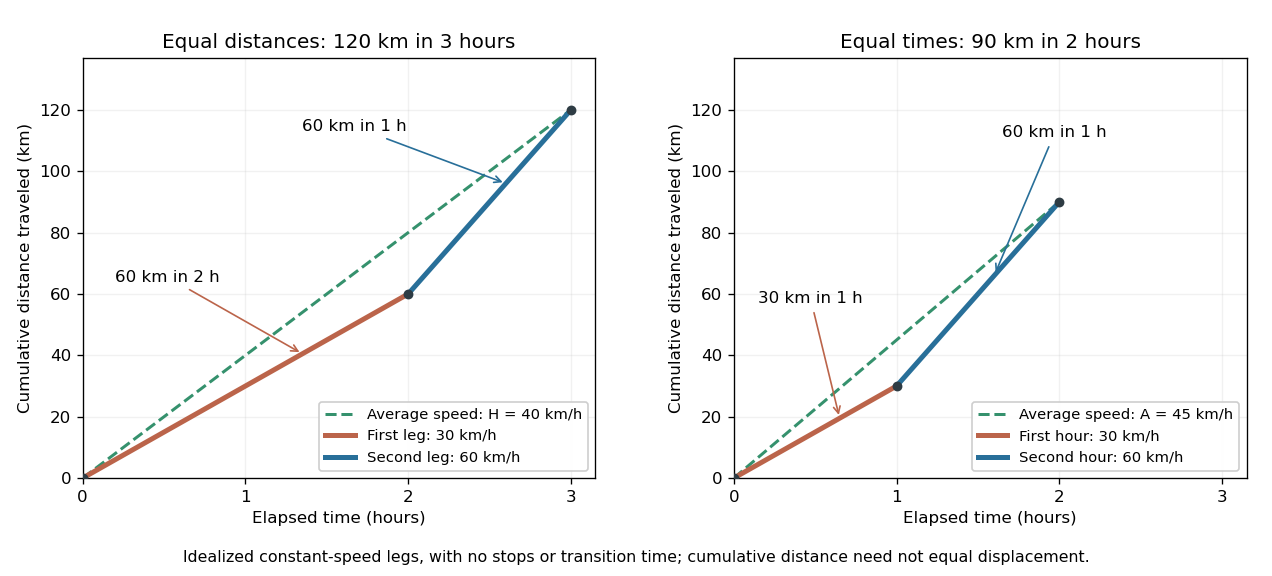

Write Python code to recreate this figure.
"""Two stipulated journeys using speeds of 30 and 60 kilometres per hour.

White PNG output uses this script's basename in the current directory.
No experimental measurements are represented. See pyproject.toml for versions.
"""
from pathlib import Path
import matplotlib
matplotlib.use("Agg")
import matplotlib.pyplot as plt

fig, axes = plt.subplots(1, 2, figsize=(10.6, 4.8), dpi=120, facecolor="white")
for ax in axes:
    ax.set_facecolor("white")
    ax.grid(alpha=0.17)
    ax.set(xlim=(0, 3.15), ylim=(0, 137), xlabel="Elapsed time (hours)",
           ylabel="Cumulative distance traveled (km)", xticks=[0, 1, 2, 3])
axes[0].plot([0, 3], [0, 120], "--", color="#35916d", linewidth=1.8, label="Average speed: H = 40 km/h")
axes[0].plot([0, 2], [0, 60], color="#bb644a", linewidth=3, label="First leg: 30 km/h")
axes[0].plot([2, 3], [60, 120], color="#286f99", linewidth=3, label="Second leg: 60 km/h")
axes[0].scatter([0, 2, 3], [0, 60, 120], color="#2e3c44", zorder=4, s=24)
axes[0].annotate("60 km in 2 h", (1.35, 40.5), xytext=(0.20, 64),
                 arrowprops={"arrowstyle": "->", "color": "#bb644a"}, fontsize=10)
axes[0].annotate("60 km in 1 h", (2.60, 96), xytext=(1.35, 113),
                 arrowprops={"arrowstyle": "->", "color": "#286f99"}, fontsize=10)
axes[0].set_title("Equal distances: 120 km in 3 hours")
axes[1].plot([0, 2], [0, 90], "--", color="#35916d", linewidth=1.8, label="Average speed: A = 45 km/h")
axes[1].plot([0, 1], [0, 30], color="#bb644a", linewidth=3, label="First hour: 30 km/h")
axes[1].plot([1, 2], [30, 90], color="#286f99", linewidth=3, label="Second hour: 60 km/h")
axes[1].scatter([0, 1, 2], [0, 30, 90], color="#2e3c44", zorder=4, s=24)
axes[1].annotate("30 km in 1 h", (0.65, 19.5), xytext=(0.15, 57),
                 arrowprops={"arrowstyle": "->", "color": "#bb644a"}, fontsize=10)
axes[1].annotate("60 km in 1 h", (1.60, 66), xytext=(1.65, 111),
                 arrowprops={"arrowstyle": "->", "color": "#286f99"}, fontsize=10)
axes[1].set_title("Equal times: 90 km in 2 hours")
for ax in axes:
    ax.legend(loc="lower right", fontsize=8.9, framealpha=0.96)
fig.text(0.5, 0.025, "Idealized constant-speed legs, with no stops or transition time; cumulative distance need not equal displacement.",
         ha="center", fontsize=9.5)
fig.subplots_adjust(left=0.065, right=0.98, top=0.90, bottom=0.17, wspace=0.27)
fig.savefig(Path.cwd() / (Path(__file__).stem + ".png"), facecolor="white")
plt.close(fig)
